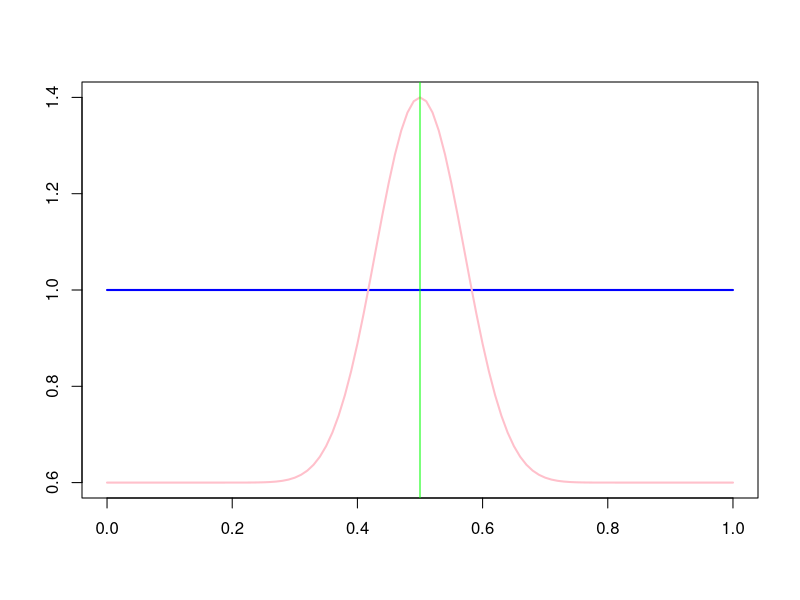

The R script that drew this image:
# Iz serije sa nepoznatim udelom defektnih proizvoda p izvucen
# je uzorak obima n. Nema nikakvih prethodnih informacija o tom
# udelu. Naci Bajesovu ocenu udela p.

# uzmimo p = 1/2

n <- 50
x1 <- sample(c(0,1), n, replace = TRUE)

# apriorna gustina
curve(dunif(x), 0, 1, lwd = 2, col = "blue",
      xlab = "", ylab = "")

par(new = TRUE)

# aposteriorna gustina
curve(dbeta(x, sum(x1)+1, n-sum(x1)+1), 0, 1, lwd = 2,
      col = "pink", ylab = "", xlab = "", axes = FALSE)

p.hat <- (sum(x1)+1) / (sum(x1)+1 + n-sum(x1)+1)
p.hat

abline(v = p.hat, col = "green")